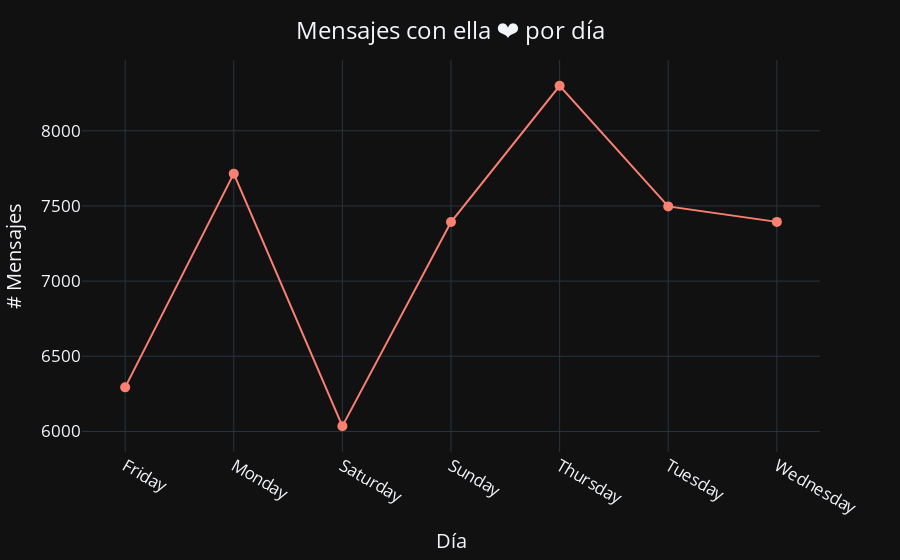

Notebook code for this chart:
### Markdown cell above
#### Número de mensajes por día

### Code cell
# Crear una columna de 1 para realizar el conteo de mensajes
df['# Mensajes por día'] = 1

# Sumar (contar) los mensajes que tengan la misma fecha
date_df = df.groupby('DiaSemana').count().reset_index()


# Plotear la cantidad de mensajes respecto del tiempo
fig = px.line(date_df, x='DiaSemana', y='# Mensajes por día', color_discrete_sequence=['salmon'], template='plotly_dark')

# Ajustar el gráfico
fig.update_layout(
    title={'text': 'Mensajes con ella ❤️ por día', 'y':0.96, 'x':0.5, 'xanchor': 'center'},
    font=dict(size=17))
fig.update_traces(mode='markers+lines', marker=dict(size=10))
fig.update_xaxes(title_text='Día', tickangle=30)
fig.update_yaxes(title_text='# Mensajes')
fig.show()

### Figure 1 — Plotly figure (JSON) as saved in the notebook; plotly's stock layout.template omitted (floating-point values rounded to 4 significant figures)
{"data": [{"hovertemplate": "DiaSemana=%{x}<br># Mensajes por día=%{y}<extra></extra>", "legendgroup": "", "line": {"color": "salmon", "dash": "solid"}, "marker": {"size": 10, "symbol": "circle"}, "mode": "markers+lines", "name": "", "orientation": "v", "showlegend": false, "type": "scatter", "x": ["Friday", "Monday", "Saturday", "Sunday", "Thursday", "Tuesday", "Wednesday"], "xaxis": "x", "y": [6293, 7715, 6035, 7393, 8299, 7497, 7394], "yaxis": "y"}], "layout": {"font": {"size": 17}, "legend": {"tracegroupgap": 0}, "margin": {"t": 60}, "title": {"text": "Mensajes con ella ❤️ por día", "x": 0.5, "xanchor": "center", "y": 0.96}, "xaxis": {"anchor": "y", "domain": [0, 1], "tickangle": 30, "title": {"text": "Día"}}, "yaxis": {"anchor": "x", "domain": [0, 1], "title": {"text": "# Mensajes"}}}}
